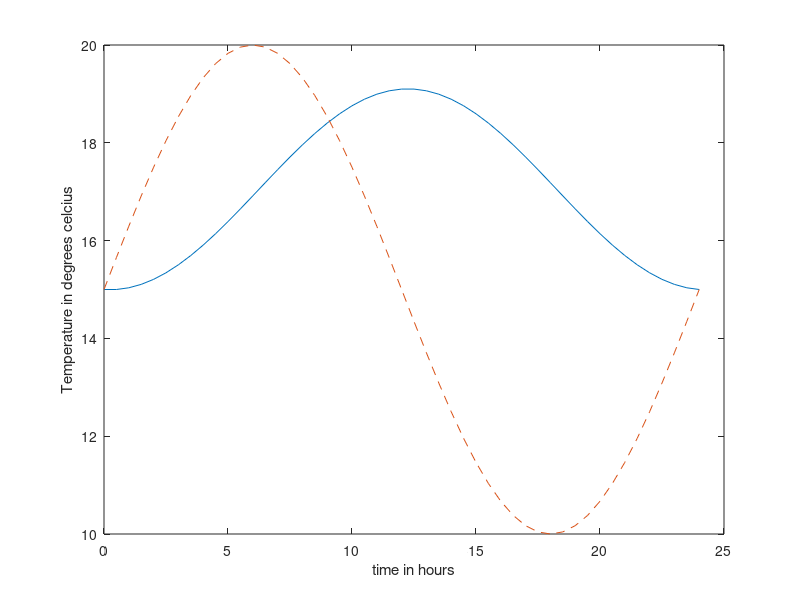

The MATLAB source for this figure:
%% Geometric parameters
Width = 4; % in meters
Length = 4; % in meters
Height = 4; % in meters
thickness = 1;            % m (thickness of walls)
V = Width * Length * Height; % in m^3
A = 2*Length*Width + 2 * Length * Height + 2* Width * Height; % in m^2

%% Initial temperature distribution
rho_air = 1.2;          % kg/m^3 (density of air)
specific_heat_air = 1005;   % J/(kg*K) (specific heat capacity of air)
thermal_conductivity = 0.024; % W/(m*K) (thermal conductivity of air)
R_wall = 1/specific_heat_air + thickness/thermal_conductivity + 1/specific_heat_air; % m^2*K/W (thermal resistance of walls)


%% Thermodynamical Properties

T_in = 15; % in degrees celcius

m = rho_air*V;
t = 0:0.5:24;
t = t.*3600;
dt = 0.5*3600;

T_room = [1:numel(t)];
T_room(1) = T_in;

for i = 1:(numel(t)-1)
    T_out = 15 + 5*sin(2*pi*t(i)/(24*3600)); % in degrees celcius
    dT = T_out-T_in;
    Q_in = dt*A*dT/R_wall;	% Heat transfer due to temperature difference
    Q_r(i) = T_room(i).*m*specific_heat_air;
    Q_new(i) = Q_r(i) + Q_in;
    T_room(i+1) = Q_new(i)/(m*specific_heat_air);
end
    
plot(t/3600,T_room)
hold on
plot(t/3600,15 + 5*sin(2*pi*t/(24*3600)),'--')
xlabel('time in hours')
ylabel('Temperature in degrees celcius')